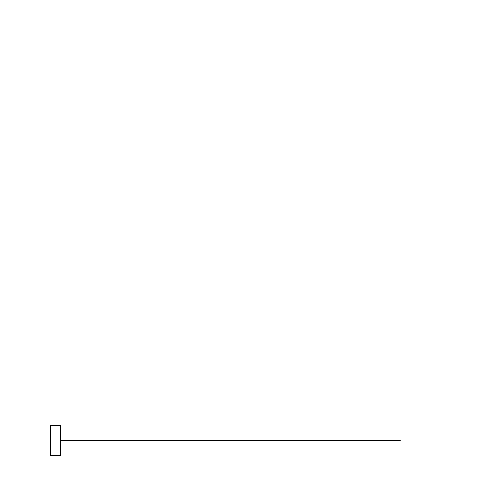
Frame 1 (no input)
Frame 60 (the mouse pressed at the canvas centre just before this capture): identical to frame 1, image omitted
Frame 120 (the mouse held since frame 60 and released just before this capture): identical to frame 1, image omitted

The Processing sketch that drew this single still picture (run headless with seeded random() and noise(); from frame 60 on, the mouse is pressed at the canvas centre):

// Processing sketch: slider
// ── slider.pde
int x=50;


void setup(){
size(500,500);
}

void draw(){
  background(255);

    line (50,440,400,440); // Ligne du slider
  
  
  rect(x,425,10,30);
  println(x);
     //image(img,0,0);

  
}
void mouseDragged(){

    //constrain(mouseX,50,440);
      x=mouseX;
      if (x<50){
         x=50;  
      }
      else if (x>400){
        x=400;
      }
    }
